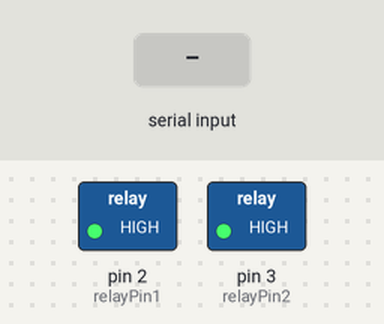
Recording of a sketch running on a simulated Arduino Uno, built with avr-gcc and run on an emulated ATmega328P. On the bench: switched loads named in the sketch (green lamp = pin HIGH). Inputs (shaded band) come from the test bench.

Above: at 1.2 s.
1.3 s: "W" received over Serial
At 2.5 s:
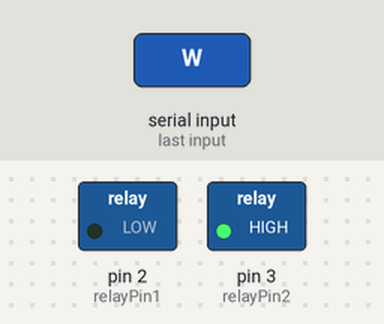
2.8 s: "C" received over Serial
At 3.9 s:
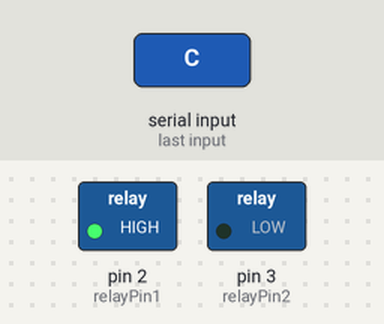
4.3 s: "s" received over Serial
At 5.1 s:
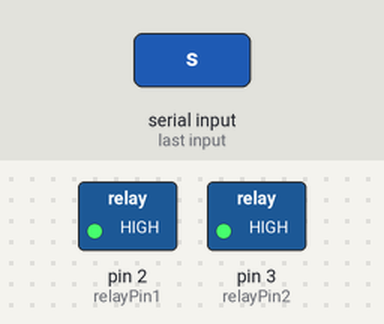
Timing chart, 0 to 7.3 s (numbered marks = the images above; inputs shaded):
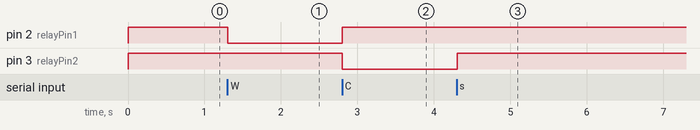

Measured:
- after the input at 1.3 s, pin 2 (relayPin1): HIGH → LOW at once
- after the input at 2.8 s, pin 2 (relayPin1): LOW → HIGH at once; pin 3 (relayPin2): HIGH → LOW at once
- after the input at 4.3 s, pin 3 (relayPin2): LOW → HIGH at once

The sketch:

NewActuator.ino
```cpp
int relayPin1 = 2;
int relayPin2 = 3;
unsigned long commandTime = 0; // variable to store the time when the command is received
int delayDuration = 0; // variable to store the delay duration

void setup() {
  Serial.begin(4800);
  pinMode(relayPin1, OUTPUT);
  pinMode(relayPin2, OUTPUT);
  digitalWrite(relayPin1, HIGH);
  digitalWrite(relayPin2, HIGH);
}

void loop() {
  if (Serial.available() > 0) {
    // String command = Serial.readStringUntil(',');
    // String param = Serial.readStringUntil('\n');

    char command = Serial.read();
    // Starts a timer when a command is received
    // commandTime = millis();

    // PUSH
    if (command == 'W') {
      digitalWrite(relayPin1, LOW);
      digitalWrite(relayPin2, HIGH);
      // delayDuration = param.toInt(); // Store the delay duration
    }

    // PULL
    if (command == 'C') {
      digitalWrite(relayPin1, HIGH);
      digitalWrite(relayPin2, LOW);
    }

    // STOP
    if (command == 's') {
      digitalWrite(relayPin1, HIGH);
      digitalWrite(relayPin2, HIGH);
    }
  }
  delay(10);
}

//
//int relayPin1 = 2;
//int relayPin2 = 3;
//unsigned long commandTime = 0; // Time when the command is received
//unsigned long moveDuration = 0; // Duration for the movement
//bool isMoving = false; // Flag to check if the actuator is moving
//
//void setup() {
//  Serial.begin(9600);
//  pinMode(relayPin1, OUTPUT);
//  pinMode(relayPin2, OUTPUT);
//  digitalWrite(relayPin1, HIGH);
//  digitalWrite(relayPin2, HIGH);
//}
//
//void loop() {
//  if (Serial.available() > 0) {
//    char command = Serial.read();
//
//    if (command == 'W') {
//      String durationStr = Serial.readStringUntil('\n');
//      moveDuration = durationStr.toInt();
//
//      digitalWrite(relayPin1, LOW);
//      digitalWrite(relayPin2, HIGH);
//      commandTime = millis(); // Start timer
//      isMoving = true;
//    }
//    else if (command == 'C') {
//      digitalWrite(relayPin1, HIGH);
//      digitalWrite(relayPin2, LOW);
//      isMoving = false; // Move fully, no timer
//    }
//    else if (command == 's') {
//      digitalWrite(relayPin1, HIGH);
//      digitalWrite(relayPin2, HIGH);
//      isMoving = false; // Stop immediately
//    }
//  }
//
//  // Stop the movement after the specified duration for 'W' command
//  if (isMoving && (millis() - commandTime >= moveDuration)) {
//    digitalWrite(relayPin1, HIGH);
//    digitalWrite(relayPin2, HIGH);
//    isMoving = false; // Stop the actuator
//  }
//}
```
